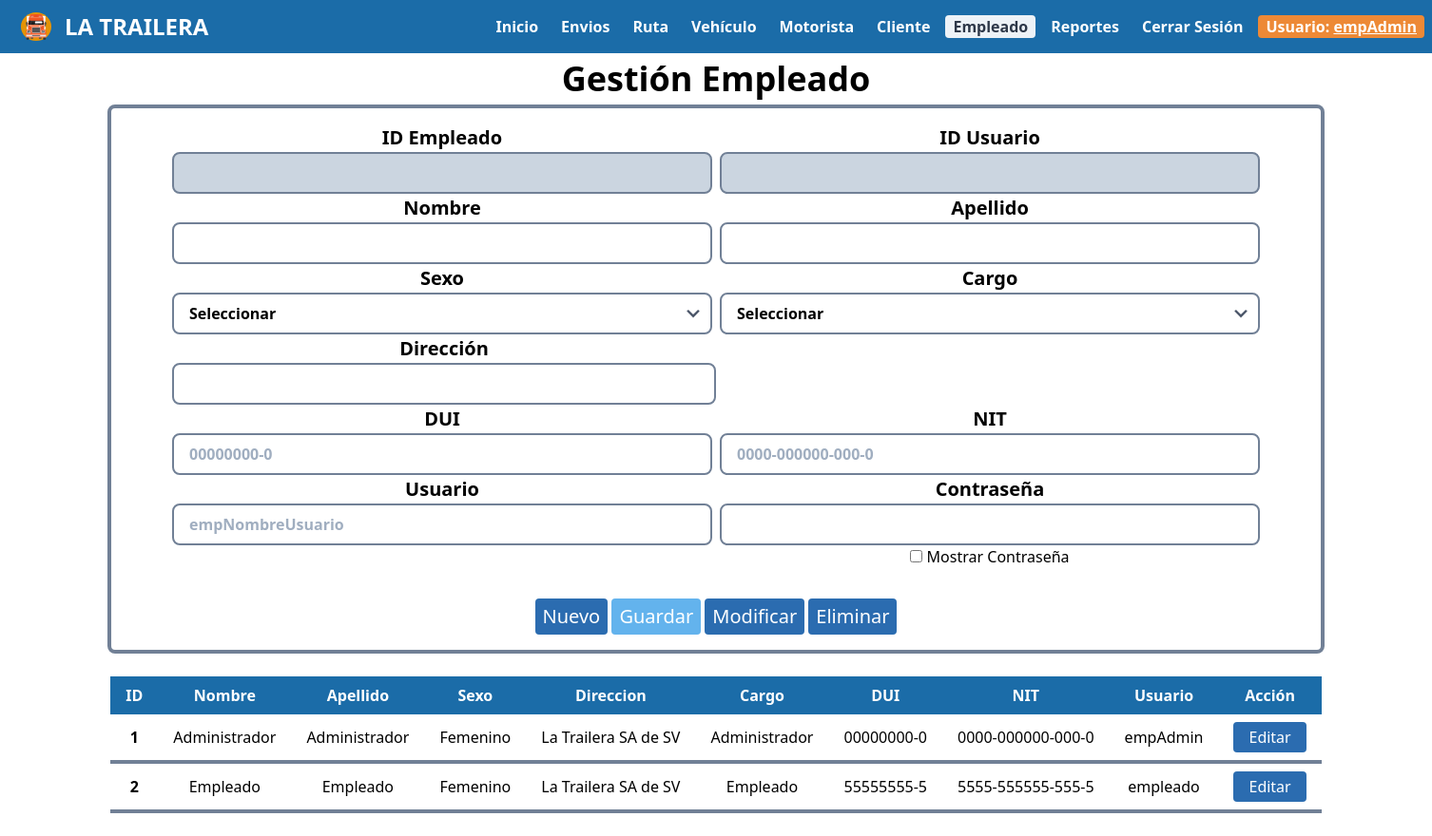
/controllers/controlEmpleado.php (signed in), run on an earlier commit of the app's database.
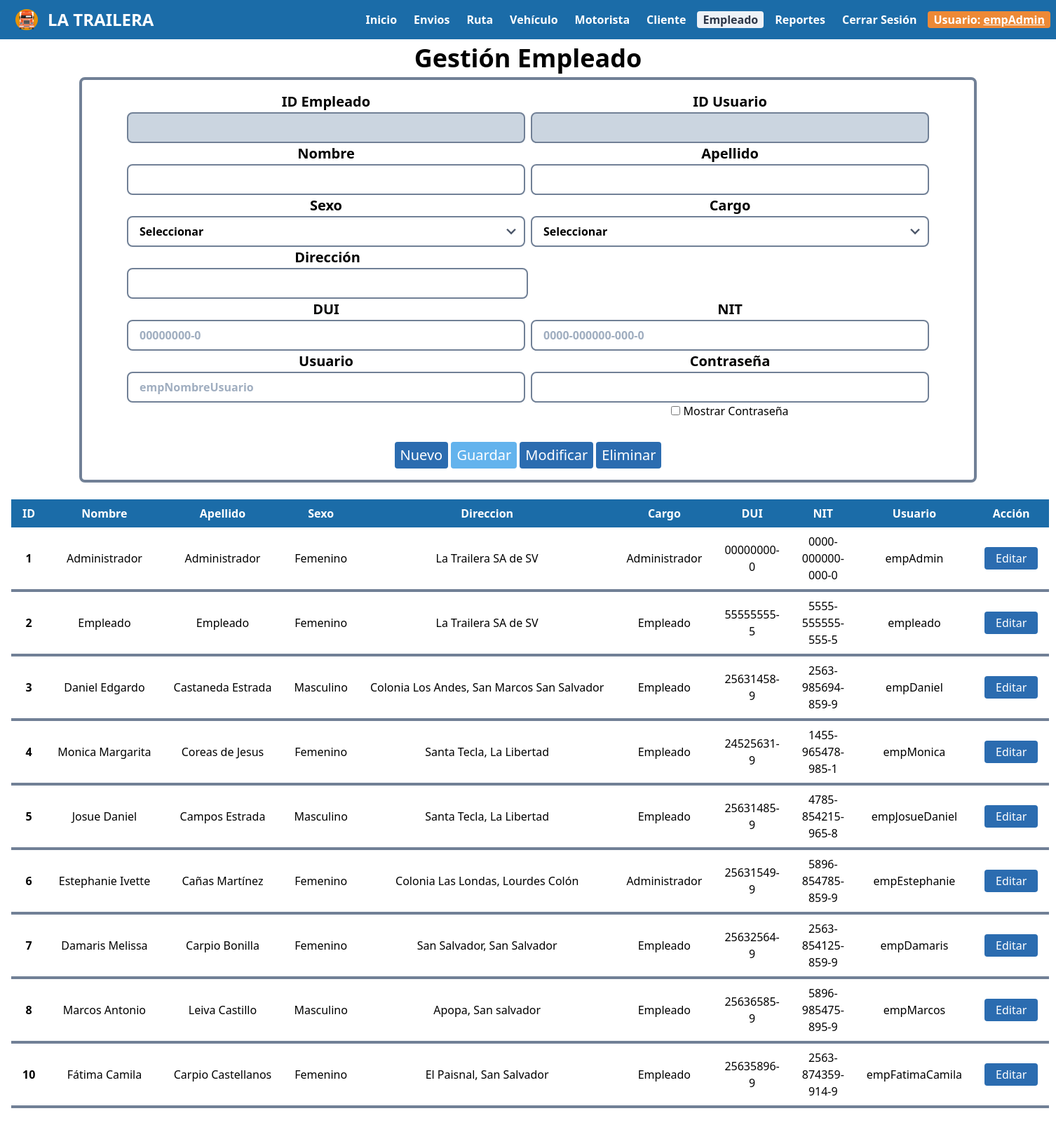
And on a later commit of the database.
### tables this page shows
CREATE TABLE `empleado` (
  `idEmpleado` int(11) NOT NULL,
  `nombre` varchar(30) NOT NULL,
  `apellido` varchar(30) NOT NULL,
  `sexo` varchar(10) NOT NULL,
  `direccion` varchar(200) NOT NULL,
  `cargo` varchar(20) NOT NULL,
  `dui` varchar(20) NOT NULL,
  `nit` varchar(20) NOT NULL,
  `idUsuarioEmp` int(11) NOT NULL
);

CREATE TABLE `usuarioemp` (
  `idUsuarioEmp` int(11) NOT NULL,
  `usuarioEmp` varchar(50) NOT NULL,
  `password` varchar(1000) NOT NULL,
  `rol` varchar(50) NOT NULL
);

### controllers/controlEmpleado.php (called while the page is built, shortened)
<?php
    require '../models/empleadoModel.php';
    $obEmp=new empleadoModel();
    $datos=$obEmp->getEmpleado();
    require '../views/empleadoVista.php';
?>

### db/conexion.php (called while the page is built, shortened)
<?php
    class Conexion {
        function __construct() {
            $this->con=new mysqli(SERVER,USER,PASSWORD,BASE);
        }
    }
?>

### models/empleadoModel.php (called while the page is built, shortened)
<?php
    require '../db/conexion.php';
    require_once 'empleado.php';
    class EmpleadoModel extends Conexion{
        function getEmpleado() {
            $res=$this->con->query("select e.idEmpleado, e.nombre, e.apellido, e.sexo, e.direccion, e.cargo, e.dui, e.nit, e.idUsuarioEmp, u.usuarioEmp, u.password from empleado e INNER JOIN usuarioemp u on e.idUsuarioEmp = u.idUsuarioEmp");
            $r=array();
            while($row=$res->fetch_assoc()){
                $e=new Empleado($row["idUsuarioEmp"],$row["usuarioEmp"],$row["password"],$row["cargo"],$row["idEmpleado"],$row["nombre"],$row["apellido"],$row["sexo"],$row["direccion"],$row["cargo"],$row["dui"],$row["nit"]);
                $r[]=$e;
            }
            return $r;
        }
    }
?>

### models/empleado.php (called while the page is built, shortened)
<?php
    require_once('usuarioEmpleado.php');
    class Empleado extends UsuarioEmpleado {
        private $idEmpleado;
        private $nombre;
        private $apellido;
        private $sexo;
        private $direccion;
        private $cargo;
        private $dui;
        private $nit;
        function __construct($idUsuarioEmp, $usuarioEmp, $password, $rol, $idEmpleado, $nombre, $apellido, $sexo, $direccion, $cargo, $dui, $nit){
            $this->idEmpleado=$idEmpleado;
            $this->nombre=$nombre;
            $this->apellido=$apellido;
            $this->sexo=$sexo;
            $this->direccion=$direccion;
            $this->cargo=$cargo;
            $this->dui=$dui;
            $this->nit=$nit;
        }
        function getIdEmpleado(){
            return $this->idEmpleado;
        }
        function getNombre(){
            return $this->nombre;
        }
        function getApellido(){
            return $this->apellido;
        }
        function getSexo(){
            return $this->sexo;
        }
        function getDireccion(){
            return $this->direccion;
        }
        function getCargo(){
            return $this->cargo;
        }
        function getDui(){
            return $this->dui;
        }
        function getNit(){
            return $this->nit;
        }
    }
?>

### models/usuarioEmpleado.php (called while the page is built, shortened)
<?php
     class UsuarioEmpleado {
        private $idUsuarioEmp;
        private $usuarioEmp;
        private $password;
        function __construct($idUsuarioEmp, $usuarioEmp, $password, $rol){
            $this->idUsuarioEmp=$idUsuarioEmp;
            $this->usuarioEmp=$usuarioEmp;
            $this->password=$password;
        }
        function getIdUsuarioEmp(){
            return $this->idUsuarioEmp;
        }
        function getUsuarioEmp(){
            return $this->usuarioEmp;
        }
        function getPassword(){
            return $this->password;
        }
    }
?>

### views/empleadoVista.php (the view, shortened to what the changed rows need)
<!DOCTYPE html>
<html lang="es">
<head>
    <link rel="stylesheet" href="dependencias/tailwind.css">
    <link rel="stylesheet" href="css/menu.css">
</head>
<body>
    <?php
        require 'menu/menuAdmin.php';
    ?>
<center>
    <section>
        <br>
        <div class='md:px-4'>
            <table class="table-auto">
                    <thead>
                        <tr>
                            <th class='text-center text-white bg px-4 py-2'>ID</th>
                            <th class='text-center text-white bg px-4 py-2'>Nombre</th>
                            <th class='text-center text-white bg px-4 py-2'>Apellido</th>
                            <th class='text-center text-white bg px-4 py-2'>Sexo</th>
                            <th class='text-center text-white bg px-4 py-2'>Direccion</th>
                            <th class='text-center text-white bg px-4 py-2'>Cargo</th>
                            <th class='text-center text-white bg px-4 py-2'>DUI</th>
                            <th class='text-center text-white bg px-4 py-2'>NIT</th>
                            <th class='text-center text-white bg px-4 py-2'>Usuario</th>
                            <th class='text-center text-white bg px-4 py-2'>Acción</th>
                        </tr>
                    </thead>
                    <tbody>
                        <?php
                            foreach ($datos as $e) {
                                $idUsuarioEmp=$e->getIdUsuarioEmp();
                                $usuarioEmp=$e->getUsuarioEmp();
                                $password=str_replace(" ","&nbsp;",$e->getPassword());
                                $idEmpleado=$e->getIdEmpleado();
                                $nombre=str_replace(" ","&nbsp;",$e->getNombre());
                                $apellido=str_replace(" ","&nbsp;",$e->getApellido());
                                $sexo=$e->getSexo();
                                $direccion=str_replace(" ","&nbsp;",$e->getDireccion());
                                $cargo=$e->getCargo();
                                $dui=$e->getDui();
                                $nit=$e->getNit();
                                echo "
                                    <tr>
                                        <td class='border-b-4 border-gray-600 rounded-lg text-center font-bold px-4 py-2'>$idEmpleado</td>
                                        <td class='border-b-4 border-gray-600 rounded-lg text-center px-4 py-2'>$nombre</td>
                                        <td class='border-b-4 border-gray-600 rounded-lg text-center px-4 py-2'>$apellido</td>
                                        <td class='border-b-4 border-gray-600 rounded-lg text-center px-4 py-2'>$sexo</td>
                                        <td class='border-b-4 border-gray-600 rounded-lg text-center px-4 py-2'>$direccion</td>
                                        <td class='border-b-4 border-gray-600 rounded-lg text-center px-4 py-2'>$cargo</td>
                                        <td class='border-b-4 border-gray-600 rounded-lg text-center px-4 py-2'>$dui</td>
                                        <td class='border-b-4 border-gray-600 rounded-lg text-center px-4 py-2'>$nit</td>
                                        <td class='border-b-4 border-gray-600 rounded-lg text-center px-4 py-2'>$usuarioEmp</td>
                                        <td class='border-b-4 border-gray-600 rounded-lg text-center px-4 py-2'>
                                            <button onclick=$('#idEmpleado').val('$idEmpleado');$('#nombre').val('$nombre');$('#apellido').val('$apellido');$('#sexo').val('$sexo');$('#direccion').val('$direccion');$('#cargo').val('$cargo');$('#dui').val('$dui');$('#nit').val('$nit');$('#idUsuarioEmp').val('$idUsuarioEmp');$('#usuarioEmp').val('$usuarioEmp');$('#password').val('$password');$('#hiddenPass').val('$password') class='bg-blue-700 hover:bg-red-800 text-white py-1 px-4 rounded'>Editar</button>
                                        </td>
                                    </tr>";
                            }
                        ?>
                    </tbody>
                </table>
                </div>
</section>
</center>
<br>
</body>
</html>

What changed in the data, as far as the page shows it:
added empleado: idEmpleado "3", nombre "Daniel Edgardo", apellido "Castaneda Estrada", sexo "Masculino", direccion "Colonia Los Andes, San Marcos San Salvador", cargo "Empleado", dui "25631458-9", nit "2563-985694-859-9", idUsuarioEmp.usuarioEmp "empDaniel"
added empleado: idEmpleado "4", nombre "Monica Margarita", apellido "Coreas de Jesus", sexo "Femenino", direccion "Santa Tecla, La Libertad", cargo "Empleado", dui "24525631-9", nit "1455-965478-985-1", idUsuarioEmp.usuarioEmp "empMonica"
added empleado: idEmpleado "5", nombre "Josue Daniel", apellido "Campos Estrada", sexo "Masculino", direccion "Santa Tecla, La Libertad", cargo "Empleado", dui "25631485-9", nit "4785-854215-965-8", idUsuarioEmp.usuarioEmp "empJosueDaniel"
added empleado: idEmpleado "6", nombre "Estephanie Ivette", apellido "Cañas Martínez", sexo "Femenino", direccion "Colonia Las Londas, Lourdes Colón", cargo "Administrador", dui "25631549-9", nit "5896-854785-859-9", idUsuarioEmp.usuarioEmp "empEstephanie"
added empleado: idEmpleado "7", nombre "Damaris Melissa", apellido "Carpio Bonilla", sexo "Femenino", direccion "San Salvador, San Salvador", cargo "Empleado", dui "25632564-9", nit "2563-854125-859-9", idUsuarioEmp.usuarioEmp "empDamaris"
added empleado: idEmpleado "8", nombre "Marcos Antonio", apellido "Leiva Castillo", sexo "Masculino", direccion "Apopa, San salvador", cargo "Empleado", dui "25636585-9", nit "5896-985475-895-9", idUsuarioEmp.usuarioEmp "empMarcos"
added empleado: idEmpleado "10", nombre "Fátima Camila", apellido "Carpio Castellanos", sexo "Femenino", direccion "El Paisnal, San Salvador", cargo "Empleado", dui "25635896-9", nit "2563-874359-914-9", idUsuarioEmp.usuarioEmp "empFatimaCamila"
